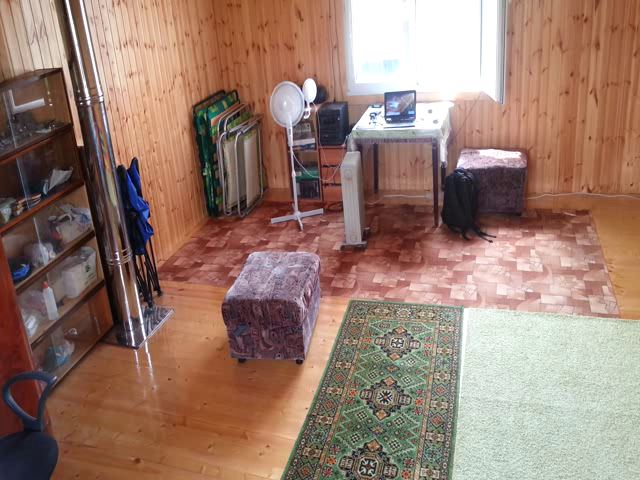
//> input picture frame 60 of SmartCamera/video.avi, 640 x 480 px
$ ./main   (built with g++ and OpenCV 4)
//> lines starting //> are read from the running program, lines starting //| are printed output that depends on the picture; after the words box and inside, x2 and y2 are one past the last pixel; in counts of white or black regions, pixels touching at a corner belong together
//> further down, frame is the input picture: 480 rows x 640 cols, CV_8UC3; mean B, G, R 110.4, 123.7, 152.8
### SmartCamera/Map.h
//
// Created by kiryanenko on 16.07.17.
//

#ifndef SMARTCAMERA_MAP_H
#define SMARTCAMERA_MAP_H

#include <opencv2/opencv.hpp>
#include <vector>


class Map {
    cv::Mat m_map;                      // Изображение карты
    cv::Point m_cameraPos;              // Положение камеры на карте
    cv::Point m_cameraView;             // Положение точки на карте, куда смотрит центр камеры
    double m_horisontalAngle;           // Угол поворота камеры по горизонтали (налево - положительный)
    double m_verticalAngle;             // Угол наклона камеры по вертикали (относительно горизонта)
    double m_height;                    // Высота камеры (усл. ед.)
    cv::Size m_frameSize;               // Размер фрейма с камеры
    double m_frameScale;                // Количество пикселей на 1 градус на фрейме с камеры

    int m_yCorrection;                  // Поправка по OY (выделяется туловище но не ноги, для устранения этого ввёл эту поправку)

public:
    Map(const char *img, cv::Point cameraPos, cv::Point cameraView, double verticalAngle,
        cv::Size frameSize, double frameScale, int yCorrection = 0);
    void drawPositions(cv::Mat &dst, const std::vector<cv::Rect> &targets);

private:
    void drawCameraPoint(cv::Mat &dst);
};


#endif //SMARTCAMERA_MAP_H

### SmartCamera/MotionDetector.h
#ifndef SMARTCAMERA_MOTIONDETECTOR_H
#define SMARTCAMERA_MOTIONDETECTOR_H

#include <opencv2/opencv.hpp>

class MotionDetector {
public:
    MotionDetector( const cv::Size& imageSize, double cycleTime );

    void detectMovingRegions( const cv::Mat& currentFrame, double timestamp,
                              std::vector<cv::Rect>& targets , cv::Mat& mask );

    double getMotionHistoryDuration() const {
        return m_motionHistoryDuration;
    }

private:
    MotionDetector& operator=( const MotionDetector& );
    MotionDetector( const MotionDetector& );

    cv::Mat m_previousImage;
    cv::Mat m_motionHistoryImage;
    cv::Mat m_openingKernel;
    cv::Mat m_segmask;

    double m_maxMotionGradient;

    double m_motionHistoryDuration;

    static const double MOTION_THRESHOLD;
    static const double MIN_CONTOUR_AREA;
};


#endif //SMARTCAMERA_MOTIONDETECTOR_H

### SmartCamera/Map.cpp
//
// Created by kiryanenko on 16.07.17.
//

#include "Map.h"

#include <math.h>
#define PI 3.14159265

Map::Map(const char *img, cv::Point cameraPos, cv::Point cameraView, double verticalAngle,
         cv::Size frameSize, double frameScale, int yCorrection) :
        m_cameraPos(cameraPos), m_cameraView(cameraView),
        m_horisontalAngle(atan( (cameraPos.x - cameraView.x + 0.0) / (cameraPos.y - cameraView.y) )),
        m_verticalAngle(abs(verticalAngle) * PI / 180),
        m_frameSize(frameSize), m_frameScale(frameScale),
        m_yCorrection(yCorrection)
{
//> called with img = "map.png", cameraPos = Point(300, 380), cameraView = Point(140, 100), verticalAngle = 25, frameSize = Size(640, 480), frameScale = 700, yCorrection = 100
    m_map = cv::imread(img);
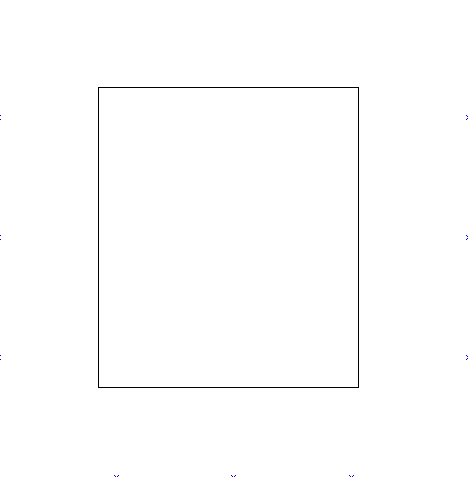
//> input picture SmartCamera/map.png, 468 x 477 px
//> m_map is the input picture: 477 rows x 468 cols, CV_8UC3; mean B, G, R 253.7, 253.7, 253.7

    // Расстояние между cameraPos и cameraView
    double distance = sqrt(
            (cameraPos.x - cameraView.x) * (cameraPos.x - cameraView.x) +
            (cameraPos.y - cameraView.y) * (cameraPos.y - cameraView.y)
    );
//> distance = 322.5
    m_height = distance * tan(m_verticalAngle);
//> m_height = 150.4
}

void Map::drawPositions(cv::Mat &dst, const std::vector<cv::Rect> &targets) {
    drawCameraPoint(dst);
    for(const auto& rect : targets) {
        cv::Point posOnCamera(              // Нижняя середина rect (Ноги человека)
                rect.x + rect.width / 2,
                rect.y + rect.height + m_yCorrection
        );
        double hAngle = m_horisontalAngle - (posOnCamera.x - m_frameSize.width / 2.0) / m_frameScale; // угол по горизонтали
        double vAngle = m_verticalAngle + (posOnCamera.y - m_frameSize.height / 2.0) / m_frameScale;  // угол по вертикали

        if (vAngle > 0) {   // Проверка, что не уходит за линию горизонта
            // Определяю примерное расстояние до объекта по углу по вертикали
            double distance = m_height / tan(vAngle);
            cv::Point pos(
                    m_cameraPos.x - tan(hAngle) * distance,
                    m_cameraPos.y - distance
            );

            cv::circle(dst, pos, 10, cv::Scalar(0, 0, 255));
        }
    }
}

void Map::drawCameraPoint(cv::Mat &dst) {
    dst = m_map.clone();
    cv::circle(dst, m_cameraPos, 5, cv::Scalar(0, 0, 0));
    cv::circle(dst, m_cameraView, 2, cv::Scalar(0, 0, 0));
}

### SmartCamera/MotionDetector.cpp
#include "MotionDetector.h"

#include <opencv2/optflow/motempl.hpp>

const double MotionDetector::MOTION_THRESHOLD = 7;
const double MotionDetector::MIN_CONTOUR_AREA = 3000;

MotionDetector::MotionDetector(const cv::Size &imageSize, double cycleTime) :
        m_previousImage( imageSize, CV_8UC1 ),
        m_motionHistoryImage( imageSize, CV_32FC1 ),
        m_openingKernel( 5, 5, CV_8UC1 ),
        m_segmask( imageSize, CV_32FC1 ),
        m_maxMotionGradient( 1.5 * cycleTime ),
        m_motionHistoryDuration( 7 * cycleTime )
{
}

void MotionDetector::detectMovingRegions(const cv::Mat &currentFrame, double timestamp, std::vector<cv::Rect> &targets,
                                         cv::Mat &mask)
{
//> called with timestamp = 23
    // 1. Сглаживаем текущий кадр (currentFrame) фильтром Гаусса, чтобы избавиться от шумов.
    cv::Mat bluredImage;
    cv::cvtColor( currentFrame, bluredImage, CV_BGR2GRAY );
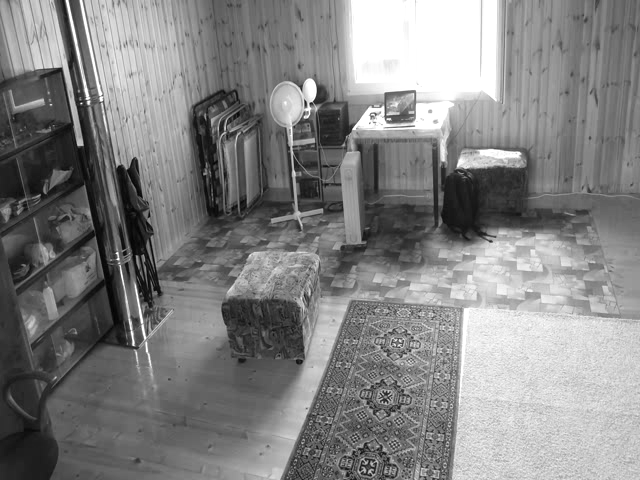
//> bluredImage: 480 rows x 640 cols, CV_8UC1; min 2, max 255, mean 130.8
    cv::GaussianBlur( bluredImage, bluredImage, cv::Size( 3, 3 ), -1 );

    // 2. Из сглаженного текущего кадра (m_bluredImage ) вычитаем предыдущий (m_previousImage).
    // Если искомые изображения были в градациях серого, то и значения пикселей в разности (mask)
    // будут изменяться от нуля до 255 (при восьми битной глубине цвета).
    cv::absdiff( bluredImage, m_previousImage, mask );
//> m_previousImage: 480 rows x 640 cols, CV_8UC1; every value is 0
    // 3. Сравниваем значения полученной разности с некоторым пороговым значением (MOTION_THRESHOLD).
    // Если значение пикселя больше порогового, то этот пиксель принадлежит движущемуся объекту, иначе отбрасываем его.
    // Теперь мы получили бинарное изображение (mask), где ноль означает, что пиксель не движется,
    // отличное от нуля значение – пиксель движется.
    cv::threshold( mask, mask,  MOTION_THRESHOLD, 255, cv::THRESH_BINARY );
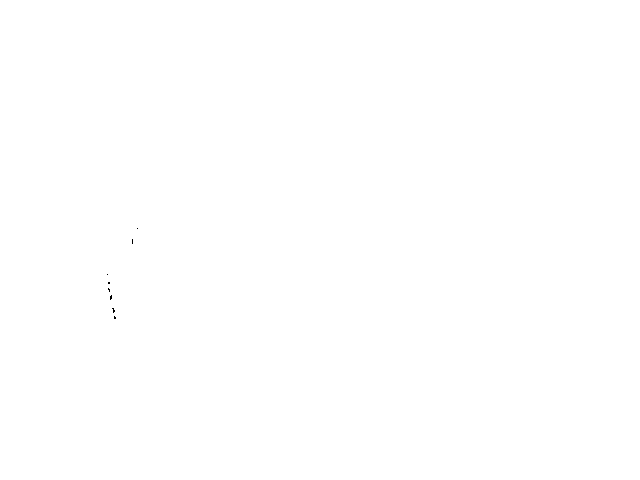
//> mask: 480 rows x 640 cols, CV_8UC1; 100% white; black in thin lines or dots, all inside (x1, y1, x2, y2) = (107, 228, 138, 319)
    // 4. Применяем морфологические операции закрытия и открытия, чтобы избавиться от движущихся регионов малого размера
    // (шумы камеры). Полученное изображение (mask) и есть движущийся контур.
    cv::morphologyEx( mask, mask, cv::MORPH_CLOSE, cv::Mat() );
//> mask: 480 rows x 640 cols, CV_8UC1; 37 pixels changed, all inside (x1, y1, x2, y2) = (107, 228, 138, 319)
    cv::morphologyEx( mask, mask, cv::MORPH_OPEN, m_openingKernel,
                      cv::Point( -1, -1 ), 1, cv::BORDER_CONSTANT, cv::Scalar( 0 ) );
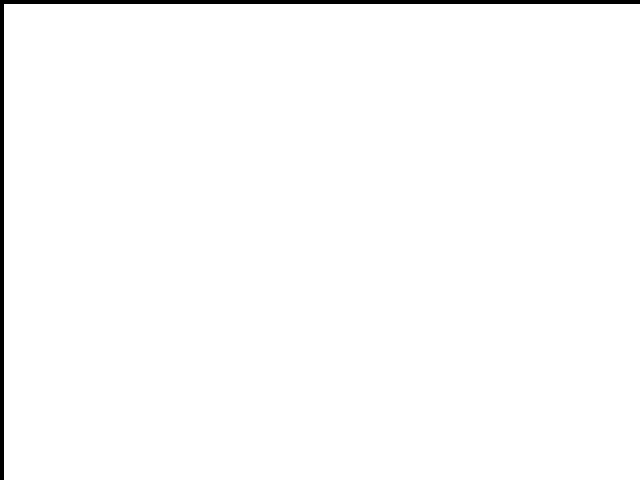
//> mask: 480 rows x 640 cols, CV_8UC1; 98.5% white; 1 black region, box (x1, y1, x2, y2) and area: (0, 0, 640, 480) 4464
//> m_openingKernel = [[0, 0, 0, 0, 0], [0, 0, 0, 0, 0], [0, 0, 0, 0, 0], [0, 0, 0, 0, 0], [0, 0, 0, 0, 0]]
    // 5. Наносим бинарное изображение на так называемое изображение истории движения (motionHistoryImage).
    // На нём нарисованы движущиеся контуры за последние, например, 200 мс (m_motionHistoryDuration).
    // Контуры были получены через постоянные промежутки времени. Интенсивность пикселей контура
    // обратно пропорциональна времени, которое прошло от измерения контура до данного момента.
    // Т.е. чем раньше был получен движущийся контур, тем он бледнее изображён на изображение истории движения.
    cv::motempl::updateMotionHistory( mask, m_motionHistoryImage, timestamp, m_motionHistoryDuration );
    // 6. Выделяем регионы (targets) с различными движениями на изображение истории движения.
    cv::motempl::segmentMotion( m_motionHistoryImage, m_segmask, targets, timestamp, m_maxMotionGradient );

    // 7. Отбрасываем все регионы, площадь которых меньше некоторого значения (MIN_CONTOUR_AREA).
    std::vector<cv::Rect>::iterator endIt = targets.end();
    for( std::vector<cv::Rect>::iterator it = targets.begin( ); it != endIt; ++it ) {
        if( cv::countNonZero( mask( * it ) ) < MIN_CONTOUR_AREA || (*it).width * (*it).width < MIN_CONTOUR_AREA)
            targets.erase( it );
    }

    bluredImage.copyTo( m_previousImage );
}

### SmartCamera/main.cpp
#include <iostream>
#include <opencv2/opencv.hpp>
#include <chrono>
#include "MotionDetector.h"
#include "Map.h"

static const double CYCLE_TIME = 20;

int main(int argc, char* argv[]) {
    std::cout << "start" << std::endl;
    cv::VideoCapture cap("video.avi"); // open the video file for reading
    if ( !cap.isOpened() ) return -1;
    double fps = cap.get(CV_CAP_PROP_FPS); //get the frames per seconds of the video
    std::cout << "Frame per seconds : " << fps << std::endl;
    cv::namedWindow("SmartCamera",CV_WINDOW_AUTOSIZE); //create a window called "SmartCamera"

    cv::Mat frame;
    cap.read(frame);
    MotionDetector motionDetector(frame.size(), CYCLE_TIME);

    Map map("map.png",              // Изображение карты
            cv::Point(300, 380),    // Положение камеры на карте
            cv::Point(140, 100),    // Положение точки на карте, куда смотрит центр камеры
            25,                     // Угол наклона камеры по вертикали
            frame.size(),           // Размер фрейма с камеры
            700,                    // Количество пикселей на 1 градус на фрейме с камеры
            100                     // Поправка по OY (выделяется туловище но не ноги, для устранения этого ввёл эту поправку)
    );

    auto start = std::chrono::system_clock::now();

    while(1) {
        bool bSuccess = cap.read(frame); // read a new frame from video
        if (!bSuccess) {
            std::cout << "Cannot read the frame from video file" << std::endl;
            break;
        }

        auto end = std::chrono::system_clock::now();
        std::vector<cv::Rect> targets;
        cv::Mat mask;
        motionDetector.detectMovingRegions(frame,
                                           std::chrono::duration_cast<std::chrono::milliseconds>(end - start).count(),
                                           targets, mask);

        // Рисую bounding box
        for(const auto& rect : targets)
            cv::rectangle(frame, rect, cv::Scalar( 255, 255, 0 ) );

        cv::Mat mapImg;
        map.drawPositions(mapImg, targets);
//> in drawCameraPoint, `cv::circle(dst, m_cameraPos, 5, cv::Scalar(0, 0, 0));`: dst: 477 rows x 468 cols, CV_8UC3; 28 pixels changed, all inside (x1, y1, x2, y2) = (295, 375, 306, 386)
//> in drawCameraPoint, `cv::circle(dst, m_cameraView, 2, cv::Scalar(0, 0, 0));`: dst: 477 rows x 468 cols, CV_8UC3; mean B, G, R 253.7, 253.6, 253.6

        cv::imshow("SmartCamera", frame);   // show the frame in window
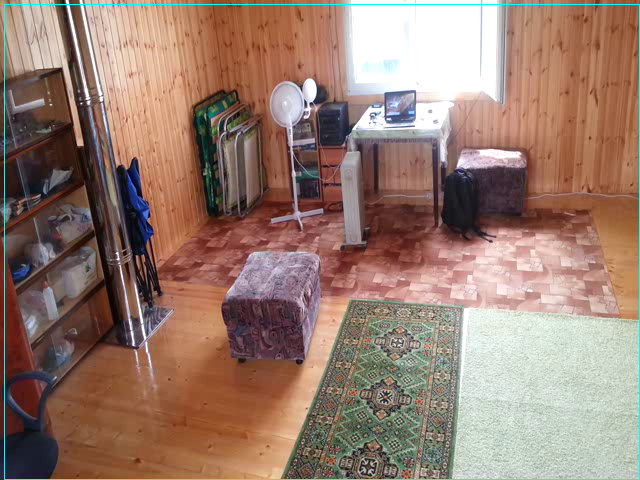
//> window 'SmartCamera': 480 rows x 640 cols, CV_8UC3; mean B, G, R 111.6, 124.5, 151.8
        cv::imshow("Map", mapImg);          // show the map in window

        if(cv::waitKey(30) == 27) {
//> the Esc key is pressed
            break;
        }
    }
    return 0;
}

$ run again, starting later in the video
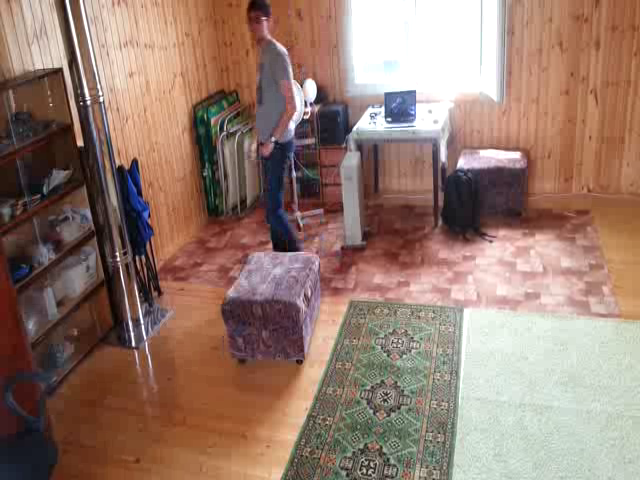
//> input picture frame 271 of SmartCamera/video.avi, 640 x 480 px
//> frame is the input picture: 480 rows x 640 cols, CV_8UC3; mean B, G, R 110, 122.5, 150.3
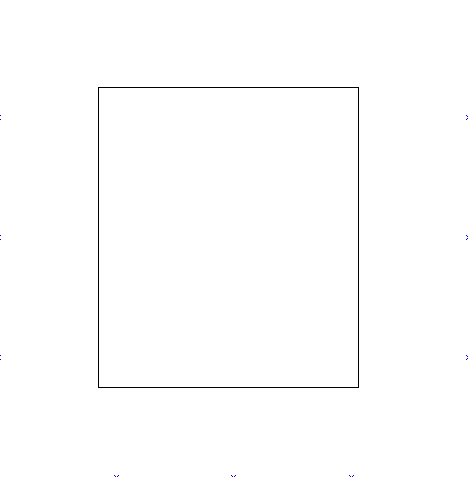
//> input picture SmartCamera/map.png, 468 x 477 px
//> in Map, m_map is the input picture: 477 rows x 468 cols, CV_8UC3; mean B, G, R 253.7, 253.7, 253.7
//> m_previousImage: 480 rows x 640 cols, CV_8UC1; every value is 0
//> m_openingKernel = [[0, 0, 0, 0, 0], [0, 0, 0, 0, 0], [0, 0, 0, 0, 0], [0, 0, 0, 0, 0], [0, 0, 0, 0, 0]]
//> m_motionHistoryImage: 480 rows x 640 cols, CV_32FC1; values 0 (black) and 22 (white), 98.5% white; 1 black region, box (x1, y1, x2, y2) and area: (0, 0, 640, 480) 4464
//> `cv::imshow("SmartCamera", frame);`:
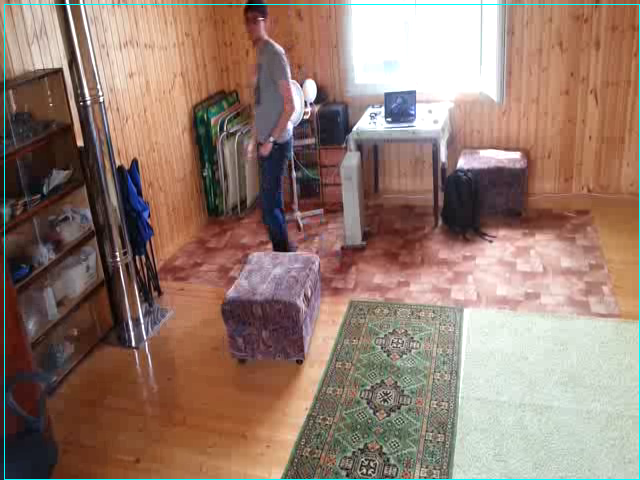
//> window 'SmartCamera': 480 rows x 640 cols, CV_8UC3; mean B, G, R 111.2, 123.5, 149.3

$ run again, starting later in the video
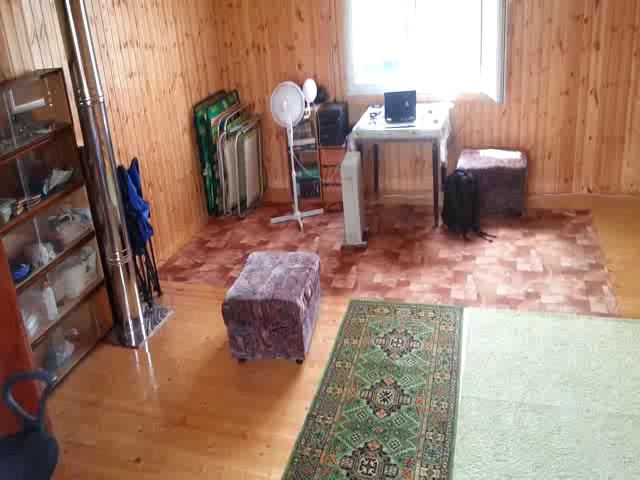
//> input picture frame 483 of SmartCamera/video.avi, 640 x 480 px
//> frame is the input picture: 480 rows x 640 cols, CV_8UC3; mean B, G, R 111.9, 127.8, 157.4
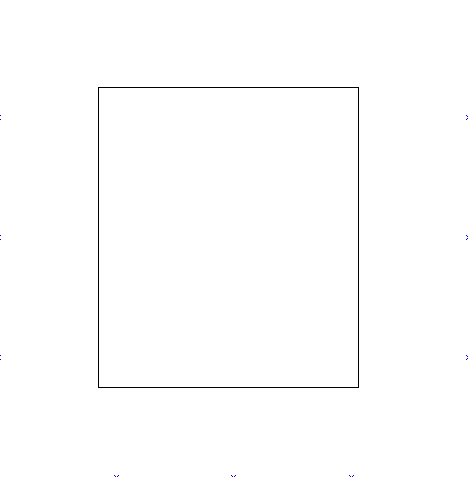
//> input picture SmartCamera/map.png, 468 x 477 px
//> in Map, m_map is the input picture: 477 rows x 468 cols, CV_8UC3; mean B, G, R 253.7, 253.7, 253.7
//> m_previousImage: 480 rows x 640 cols, CV_8UC1; every value is 0
//> m_openingKernel = [[0, 0, 0, 0, 0], [0, 0, 0, 0, 0], [0, 0, 0, 0, 0], [0, 0, 0, 0, 0], [0, 0, 0, 0, 0]]
//> m_motionHistoryImage: 480 rows x 640 cols, CV_32FC1; values 0 (black) and 21 (white), 98.5% white; 1 black region, box (x1, y1, x2, y2) and area: (0, 0, 640, 480) 4464
//> `cv::imshow("SmartCamera", frame);`:
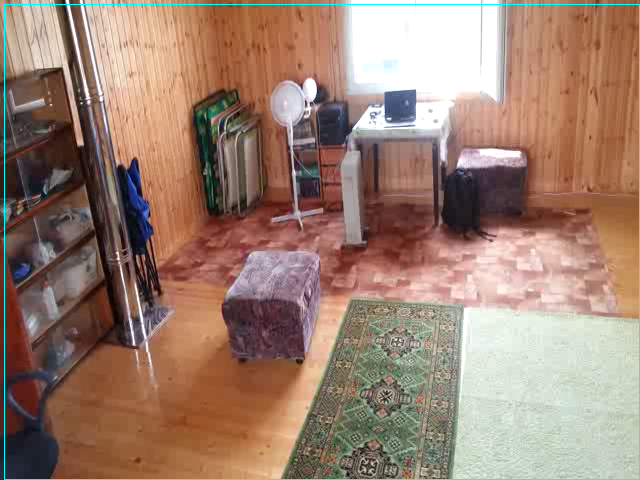
//> window 'SmartCamera': 480 rows x 640 cols, CV_8UC3; mean B, G, R 113.1, 128.6, 156.4
